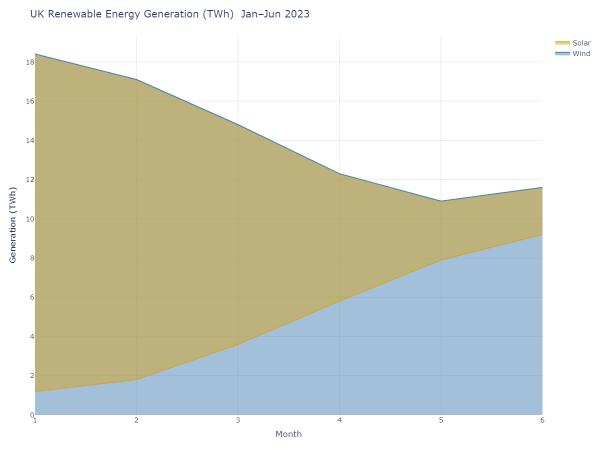
#> input picture output/charts/high/area.png, 1200 x 900 px (shown at 1/2 size); its folder holds only this picture in this run
$ python collage.py
#> lines starting #> are read from the running program, lines starting #| are printed output that depends on the picture
from PIL import Image, ImageDraw, ImageFont
from pathlib import Path

CHARTS_DIR = Path('output/charts/high')
OUT = Path('output/charts/collage_high.png')

COLS = 6
THUMB = (400, 300)       # each thumbnail
LABEL_H = 28             # height reserved for label below each thumb
PAD = 8                  # padding between cells
BG = (245, 245, 248)
LABEL_BG = (30, 30, 40)
LABEL_FG = (220, 220, 230)

pngs = sorted(CHARTS_DIR.glob('*.png'))
rows = -(-len(pngs) // COLS)   # ceil division

cell_w = THUMB[0] + PAD
cell_h = THUMB[1] + LABEL_H + PAD
canvas_w = COLS * cell_w + PAD
canvas_h = rows * cell_h + PAD

canvas = Image.new('RGB', (canvas_w, canvas_h), BG)
draw = ImageDraw.Draw(canvas)

try:
    font = ImageFont.truetype('C:/Windows/Fonts/consola.ttf', 15)
except Exception:
    font = ImageFont.load_default()

for idx, path in enumerate(pngs):
    col = idx % COLS
    row = idx // COLS
    x = PAD + col * cell_w
    y = PAD + row * cell_h

    img = Image.open(path).convert('RGB')
    img.thumbnail(THUMB, Image.LANCZOS)
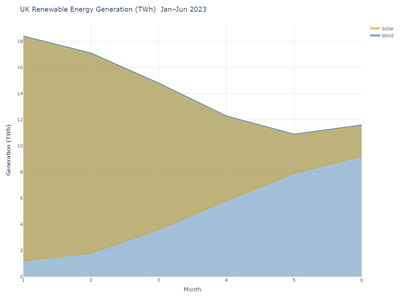
#> img: PIL image 400x300 RGB; mean R, G, B 214.8, 216.5, 202.8

    # centre thumbnail in cell
    ox = x + (THUMB[0] - img.width) // 2
#> ox = 8
    oy = y + (THUMB[1] - img.height) // 2
#> oy = 8
    canvas.paste(img, (ox, oy))
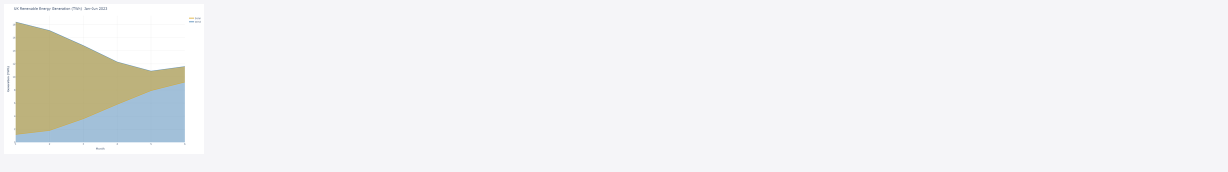
#> canvas: PIL image 2456x344 RGB (shown at 1/2 size); mean R, G, B 240.7, 241, 241.6

    # label strip
    label_y = y + THUMB[1]
    draw.rectangle([x, label_y, x + THUMB[0], label_y + LABEL_H], fill=LABEL_BG)
    name = path.stem.replace('_', ' ')
    bbox = draw.textbbox((0, 0), name, font=font)
#> bbox = (0, 6, 33, 14)
    tw = bbox[2] - bbox[0]
#> tw = 33
    tx = x + (THUMB[0] - tw) // 2
#> tx = 191
    ty = label_y + (LABEL_H - (bbox[3] - bbox[1])) // 2
#> ty = 318
    draw.text((tx, ty), name, fill=LABEL_FG, font=font)

canvas.save(OUT, format='PNG', optimize=True)
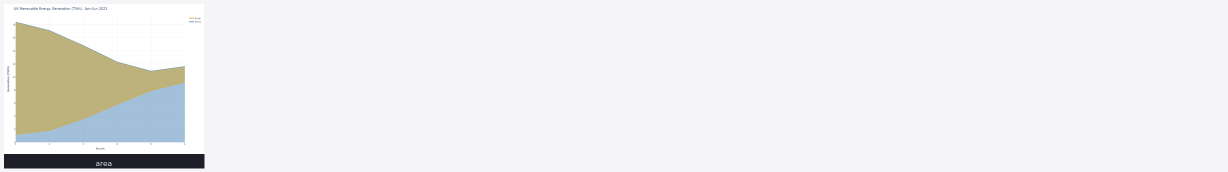
#> saved as collage_high.png: PIL image 2456x344 RGB (shown at 1/2 size); mean R, G, B 237.8, 238, 238.7
print(f'Saved {OUT}  ({canvas_w}x{canvas_h}px,  {len(pngs)} charts)')

$ run again, on output/charts/high/bubble.png
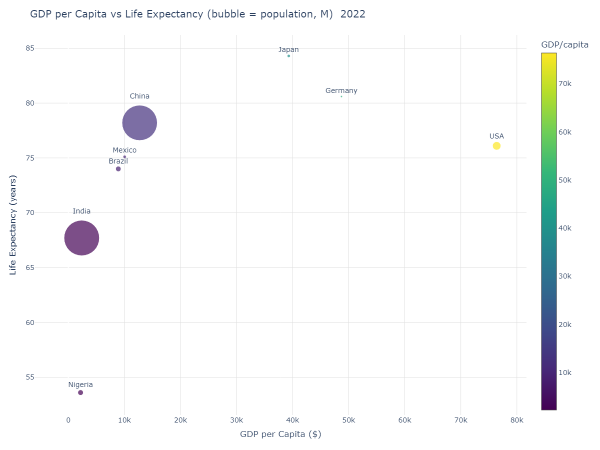
#> input picture output/charts/high/bubble.png, 1200 x 900 px (shown at 1/2 size)
#> `canvas.paste(img, (ox, oy))`:
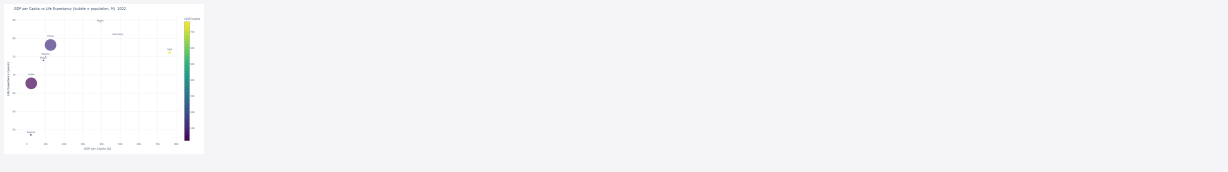
#> canvas: PIL image 2456x344 RGB (shown at 1/2 size); mean R, G, B 245.5, 245.7, 248.2
#> bbox = (0, 3, 51, 14)
#> tw = 51
#> tx = 182
#> ty = 316
#> `canvas.save(OUT, format='PNG', optimize=True)`:
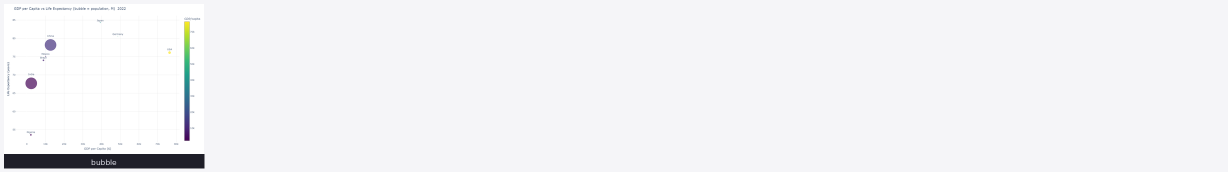
#> saved as collage_high.png: PIL image 2456x344 RGB (shown at 1/2 size); mean R, G, B 242.6, 242.7, 245.4

$ run again, on output/charts/high/dual_axis.png
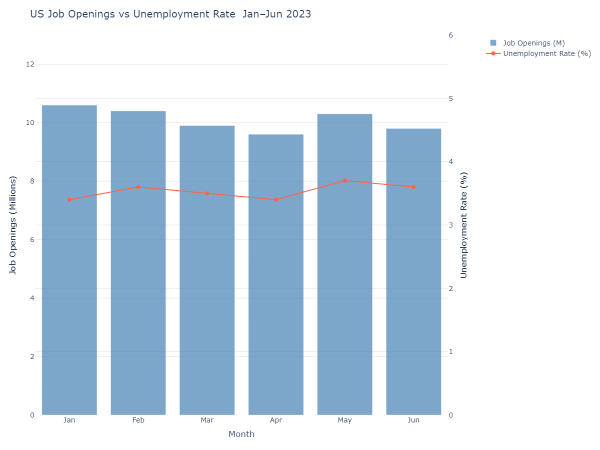
#> input picture output/charts/high/dual_axis.png, 1200 x 900 px (shown at 1/2 size)
#> `canvas.paste(img, (ox, oy))`:
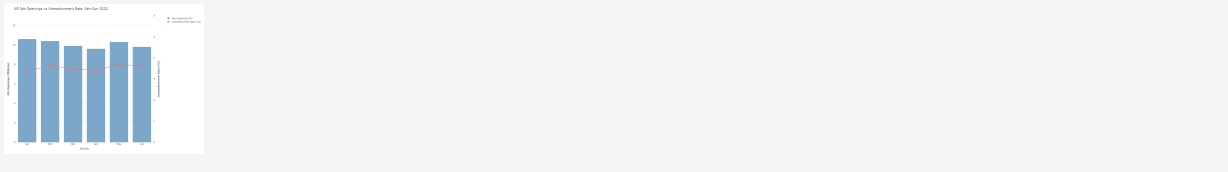
#> canvas: PIL image 2456x344 RGB (shown at 1/2 size); mean R, G, B 239.6, 241.7, 246.1
#> bbox = (0, 3, 67, 14)
#> tw = 67
#> tx = 174
#> ty = 316
#> `canvas.save(OUT, format='PNG', optimize=True)`:
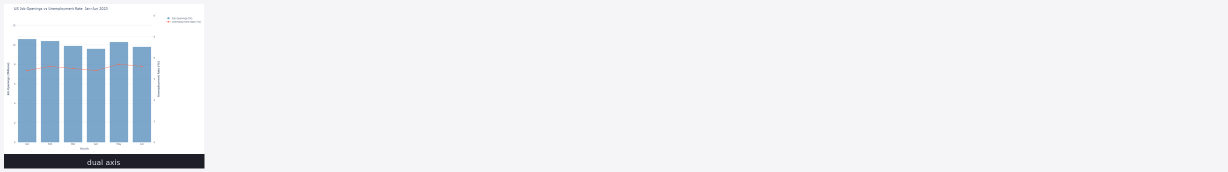
#> saved as collage_high.png: PIL image 2456x344 RGB (shown at 1/2 size); mean R, G, B 236.7, 238.8, 243.3

$ run again, on output/charts/high/bar_horizontal.png
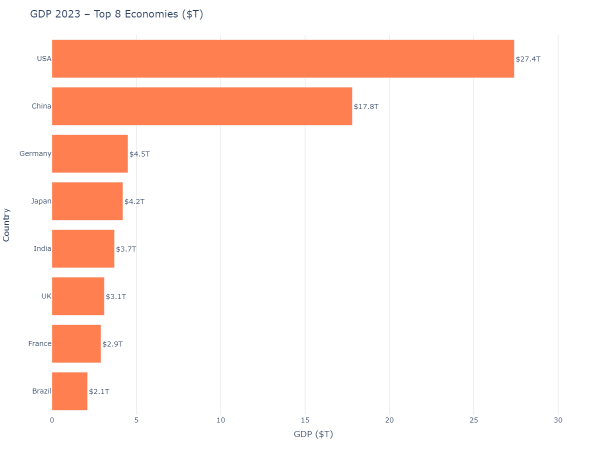
#> input picture output/charts/high/bar_horizontal.png, 1200 x 900 px (shown at 1/2 size)
#> `canvas.paste(img, (ox, oy))`:
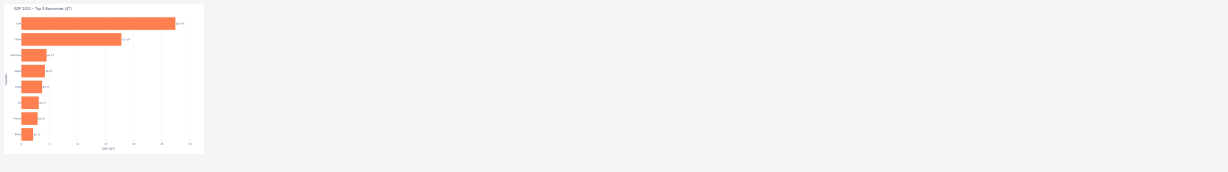
#> canvas: PIL image 2456x344 RGB (shown at 1/2 size); mean R, G, B 246.3, 243.5, 245
#> bbox = (0, 3, 104, 14)
#> tw = 104
#> tx = 156
#> ty = 316
#> `canvas.save(OUT, format='PNG', optimize=True)`:
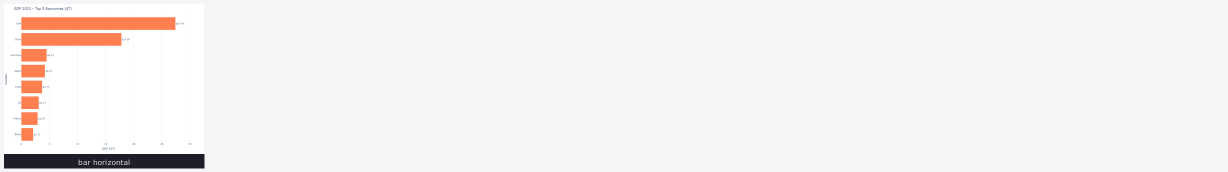
#> saved as collage_high.png: PIL image 2456x344 RGB (shown at 1/2 size); mean R, G, B 243.4, 240.6, 242.2
